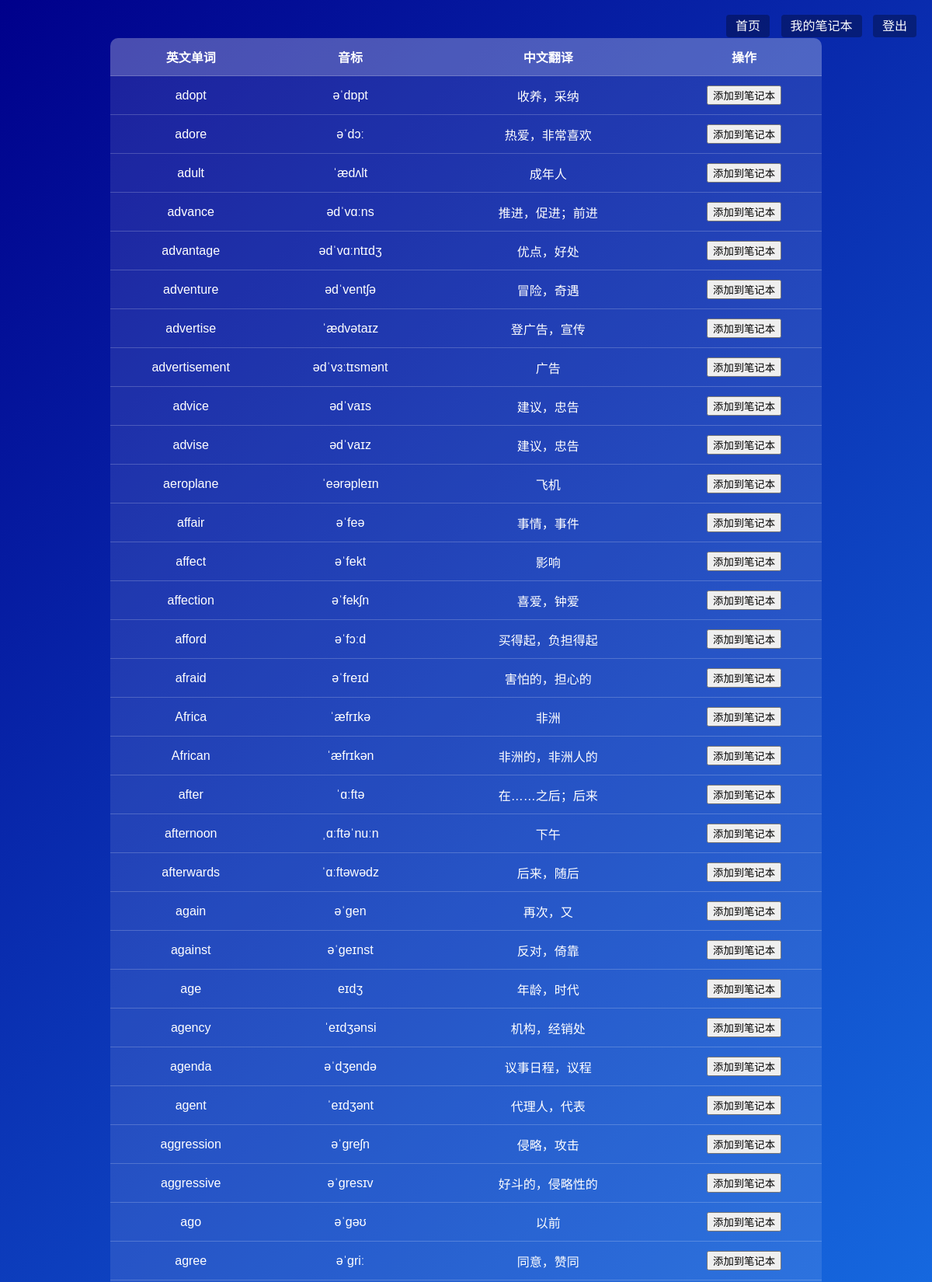
The page /word_dictionary?page=3 (signed in, upper part) on the database its author committed.
### app/models.py (models this page shows)
class Word(db.Model):
    __tablename__ = 'word'
    id = db.Column(db.Integer, primary_key=True)
    word = db.Column(db.String(100), nullable=False)
    meaning = db.Column(db.String(200), nullable=False)
    phonetic = db.Column(db.String(100))
    category = db.Column(db.String(64), default='all')
    fans = relationship('User', secondary=notebook_table, back_populates='notebook')

### app/routes.py (the view)
@bp.route('/word_dictionary')
@login_required
def word_dictionary():
    single = request.args.get('category')
    if single:
        cats = [single]
    else:
        raw = current_user.interests or ''
        cats = [c.strip() for c in raw.split(',') if c.strip()]
    query = Word.query.filter(Word.category.in_(cats))
    notebook_ids = [w.id for w in current_user.notebook]
    if notebook_ids:
        query = query.filter(~Word.id.in_(notebook_ids))
    page     = request.args.get('page', 1, type=int)
    per_page = request.args.get('per_page', 50, type=int)
    pagination = query.order_by(Word.id) \
                      .paginate(page=page, per_page=per_page, error_out=False)
    return render_template(
        'word_dictionary.html',
        words      = pagination.items,
        pagination = pagination,
        category   = single
    )

### app/__init__.py (called while the page is built)
def create_app():
    app = Flask(__name__)
    app.config['SECRET_KEY'] = 'your_secret_key'
    app.config['SQLALCHEMY_DATABASE_URI'] = 'sqlite:///words.db'
    app.config['SQLALCHEMY_TRACK_MODIFICATIONS'] = False
    db.init_app(app)
    login_manager.init_app(app)
    @login_manager.user_loader
    def load_user(user_id):
        return User.query.get(int(user_id))
    from app.routes import bp as main_bp
    app.register_blueprint(main_bp)
    with app.app_context():
        db.create_all()
    return app

### app/templates/word_dictionary.html (shortened to what this page needs)
<!DOCTYPE html>
<html lang="zh-CN">
<head>
</head>
<body>
    <div class="nav">
        <a href="{{ url_for('main.index') }}">首页</a>
        <a href="{{ url_for('main.notebook') }}">我的笔记本</a>
        <a href="{{ url_for('main.logout') }}">登出</a>
    </div>
    <div class="word-list">
        <table>
            <thead>
                <tr><th>英文单词</th><th>音标</th><th>中文翻译</th><th>操作</th></tr>
            </thead>
            <tbody>
                {% if words|length == 0 %}
                <tr><td colspan="4">该分类暂时没有单词。</td></tr>
                {% else %}
                  {% for w in words %}
                  <tr>
                    <td>{{ w.word }}</td>
                    <td>{{ w.phonetic or '暂无音标' }}</td>
                    <td>{{ w.meaning }}</td>
                    <td>
                      {% if w in current_user.notebook %}
                        <button disabled>已添加</button>
                      {% else %}
                        <form method="POST" action="{{ url_for('main.add_to_notebook', word_id=w.id) }}">
                          <button type="submit">添加到笔记本</button>
                        </form>
                      {% endif %}
                    </td>
                  </tr>
                  {% endfor %}
                {% endif %}
            </tbody>
        </table>
    </div>
</body>
</html>

### app/templates/word_dictionary.html (style rules this page uses)
body { background: linear-gradient(135deg,#00008B,#1E90FF); color:white; font-family:Arial,sans-serif; text-align:center; padding:20px; }
.nav { position: absolute; top: 20px; right: 20px; }
.nav a { margin-left: 10px; color: white; text-decoration: none; background: rgba(0,0,0,0.3); padding: 6px 12px; border-radius: 4px; }
.word-list { width:80%; margin:20px auto; background:rgba(255,255,255,0.1); border-radius:10px; overflow:hidden; }
table { width:100%; border-collapse:collapse; }
th,td { padding:12px; border-bottom:1px solid rgba(255,255,255,0.2); }
th { background:rgba(255,255,255,0.2); }

### rows shown on the page
Word: word "adopt", phonetic "əˈdɒpt", meaning "收养，采纳"
Word: word "adore", phonetic "əˈdɔː", meaning "热爱，非常喜欢"
Word: word "adult", phonetic "ˈædʌlt", meaning "成年人"
Word: word "advance", phonetic "ədˈvɑːns", meaning "推进，促进；前进"
Word: word "advantage", phonetic "ədˈvɑːntɪdʒ", meaning "优点，好处"
Word: word "adventure", phonetic "ədˈventʃə", meaning "冒险，奇遇"
Word: word "advertise", phonetic "ˈædvətaɪz", meaning "登广告，宣传"
Word: word "advertisement", phonetic "ədˈvɜːtɪsmənt", meaning "广告"
Word: word "advice", phonetic "ədˈvaɪs", meaning "建议，忠告"
Word: word "advise", phonetic "ədˈvaɪz", meaning "建议，忠告"
Word: word "aeroplane", phonetic "ˈeərəpleɪn", meaning "飞机"
Word: word "affair", phonetic "əˈfeə", meaning "事情，事件"
Word: word "affect", phonetic "əˈfekt", meaning "影响"
Word: word "affection", phonetic "əˈfekʃn", meaning "喜爱，钟爱"
Word: word "afford", phonetic "əˈfɔːd", meaning "买得起，负担得起"
Word: word "afraid", phonetic "əˈfreɪd", meaning "害怕的，担心的"
Word: word "Africa", phonetic "ˈæfrɪkə", meaning "非洲"
Word: word "African", phonetic "ˈæfrɪkən", meaning "非洲的，非洲人的"
Word: word "after", phonetic "ˈɑːftə", meaning "在……之后；后来"
Word: word "afternoon", phonetic "ˌɑːftəˈnuːn", meaning "下午"
Word: word "afterwards", phonetic "ˈɑːftəwədz", meaning "后来，随后"
Word: word "again", phonetic "əˈɡen", meaning "再次，又"
Word: word "against", phonetic "əˈɡeɪnst", meaning "反对，倚靠"
Word: word "age", phonetic "eɪdʒ", meaning "年龄，时代"
Word: word "agency", phonetic "ˈeɪdʒənsi", meaning "机构，经销处"
Word: word "agenda", phonetic "əˈdʒendə", meaning "议事日程，议程"
Word: word "agent", phonetic "ˈeɪdʒənt", meaning "代理人，代表"
Word: word "aggression", phonetic "əˈɡreʃn", meaning "侵略，攻击"
Word: word "aggressive", phonetic "əˈɡresɪv", meaning "好斗的，侵略性的"
Word: word "ago", phonetic "əˈɡəʊ", meaning "以前"
Word: word "agree", phonetic "əˈɡriː", meaning "同意，赞同"
